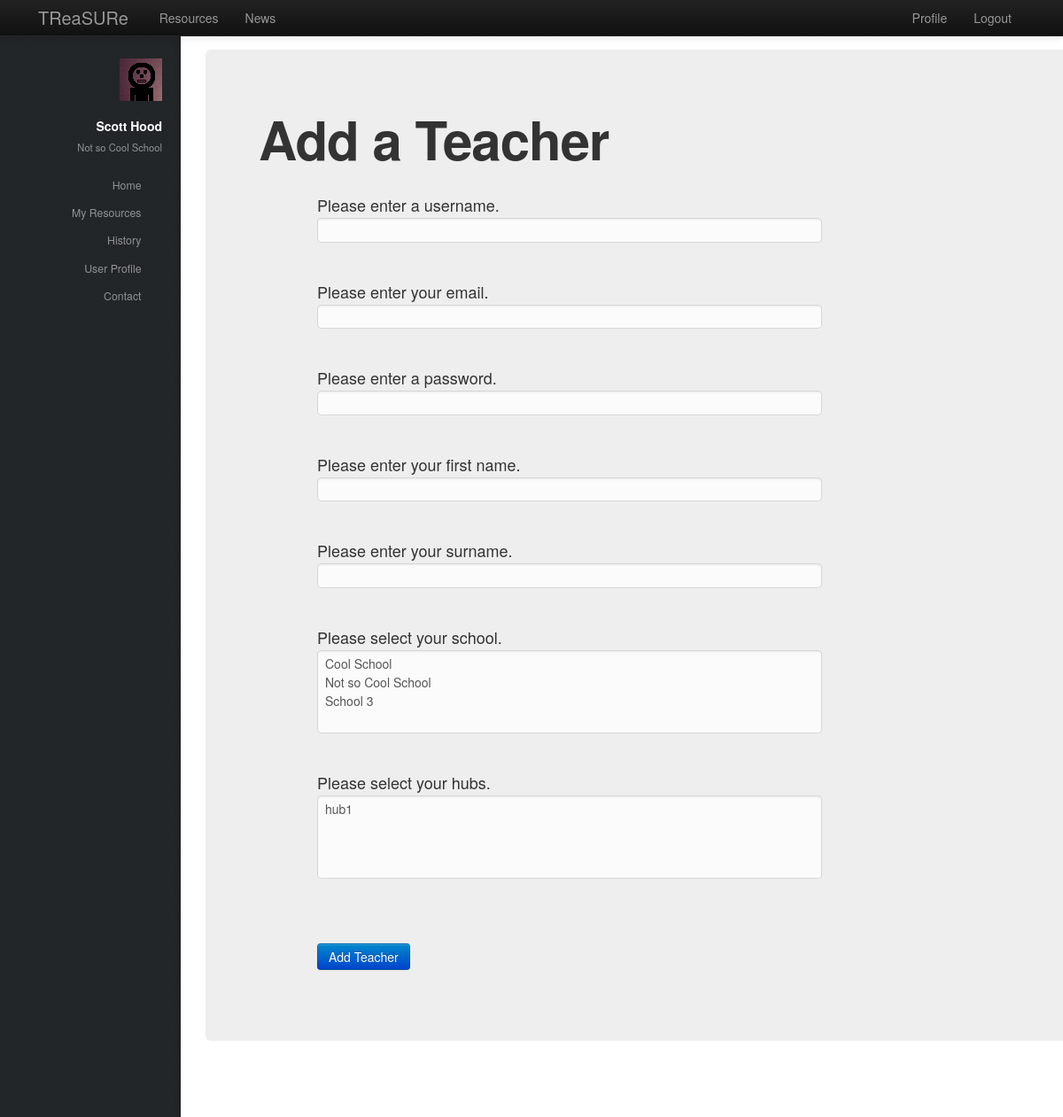
/treasure/register/ (signed in), run on an earlier commit of the app's database.
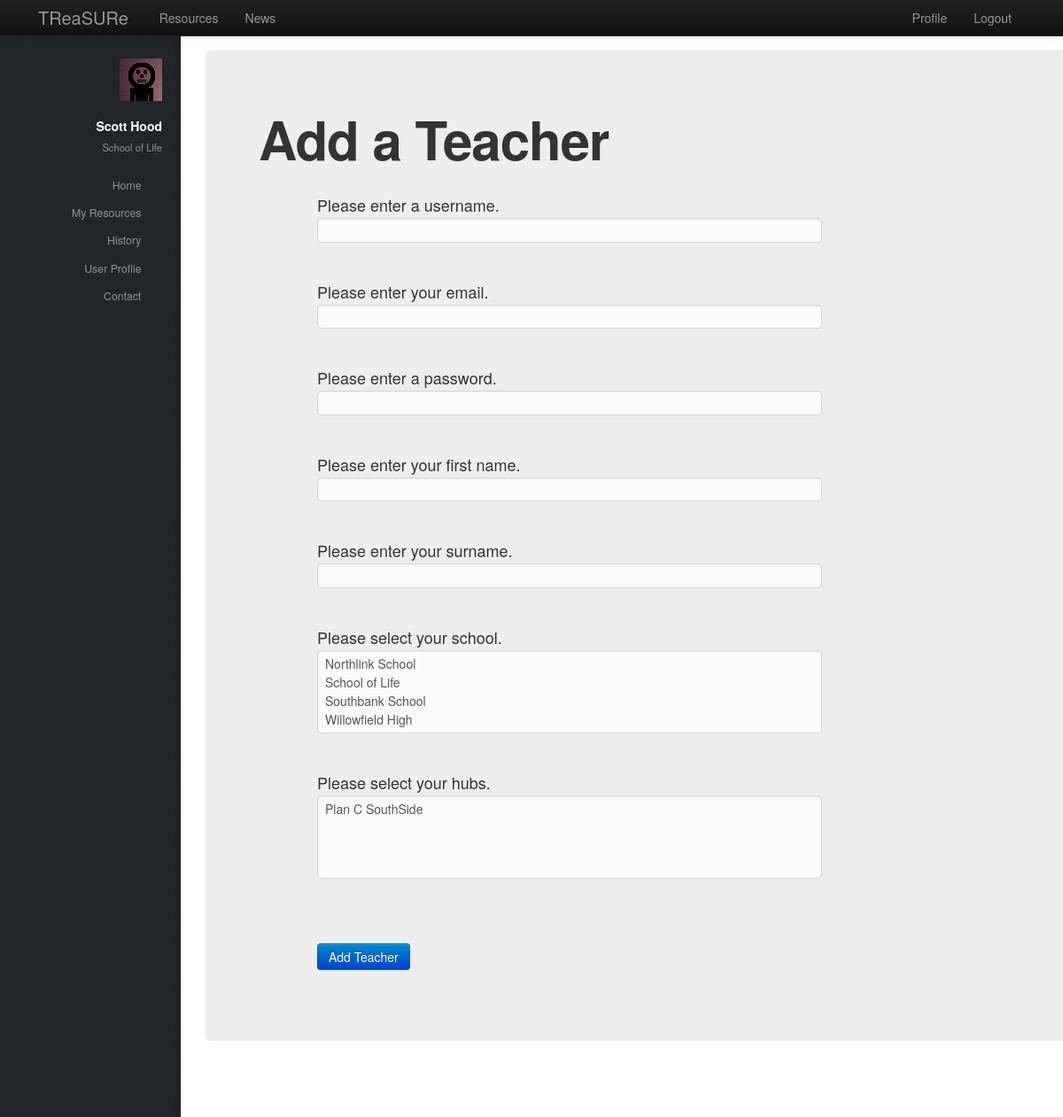
And on a later commit of the database.
### treasure/models.py (models this page shows, shortened)
class Teacher(models.Model):
    user = models.OneToOneField(User)
    firstname = models.CharField(max_length=128)
    surname = models.CharField(max_length=128)
    schools = models.ManyToManyField(School, null=True)
    hubs = models.ManyToManyField(Hub, null=True)

class School(models.Model):
    name = models.CharField(max_length=128)
    town = models.CharField(max_length=128)
    address = models.TextField()
    latitude = models.FloatField()
    longitude = models.FloatField()
    def __unicode__(self):
        return self.name

### treasure/views.py (the view)
def register(request):
    context = RequestContext(request)
    registered = False
    if request.method == 'POST':
        user_form = UserForm(data=request.POST)
        teacher_form = TeacherForm(data=request.POST)
        if user_form.is_valid() and teacher_form.is_valid():
            user = user_form.save()
            user.set_password(user.password)
            user.save()
            teacher = teacher_form.save(commit=False)
            teacher.user = user
            teacher.save()
            schools = teacher_form.cleaned_data['schools']
            for school in schools:
                teacher.schools.add(school)
            teacher.save()
            hubs = teacher_form.cleaned_data['hubs']
            for hub in hubs:
                teacher.hubs.add(hub)
            teacher.save()
            registered = True
        else:
            print "ERROR", user_form.errors, teacher_form.errors
    else:
        user_form = UserForm()
        teacher_form = TeacherForm()
    context_dict = sidebar(request)
    context_dict['user_form'] = user_form
    context_dict['teacher_form'] = teacher_form
    context_dict['registered'] = registered
    return render_to_response('treasure/register.html', context_dict, context)

### treasure/forms.py
class UserForm(forms.ModelForm):
    username = forms.CharField(help_text="Please enter a username.")
    email = forms.CharField(help_text="Please enter your email.")
    password = forms.CharField(widget=forms.PasswordInput(), help_text="Please enter a password.")
    class Meta:
        model = User
        fields = ('username', 'email', 'password')
        exclude = []

class TeacherForm(forms.ModelForm):
    firstname = forms.CharField(max_length=128, help_text="Please enter your first name.")
    surname = forms.CharField(max_length=128, help_text="Please enter your surname.")
    schools = forms.ModelMultipleChoiceField(queryset=School.objects.all().order_by('name'),
                                                required=False, help_text="Please select your school.")
    hubs = forms.ModelMultipleChoiceField(queryset=Hub.objects.all().order_by('name'),
                                                required=False, help_text="Please select your hubs.")
    class Meta:
        model = Teacher
        fields = ('firstname', 'surname', 'schools', 'hubs')
        exclude = []

### treasure/models.py (called while the page is built)
    def __unicode__(self):
        return self.name

### templates/treasure/register.html (shortened to what this page needs)
{% extends 'treasure/base.html' %}
{% load static %}
{% block body_block %}
<div class="hero-unit">
    <h1>Add a Teacher</h1>
    <br/>
    <div class="container">
        <form class="span6" id="register_teacher_form" method="post" action="/treasure/register/" enctype="multipart/form-data">
        {% if registered %}
            <p>Thank you for registering.</p>
            <p>Please <a href="/treasure/login/">Login</a></p>
        {% else %}
            {% for field in user_form.visible_fields %}
                {{ field.help_text }}<br/>
                {{ field }}<br/>
            {% endfor %}
            {% for field in teacher_form.visible_fields %}
                {{ field.help_text }}<br/>
                {{ field }}<br/>
            {% endfor %}
	{% endif %}
            <br/>
            <button class="btn btn-primary" type="submit" name="submit">Add Teacher</button>
        </form>
    </div>
</div>
{% endblock %}

### templates/treasure/base.html (shortened to what this page needs)
<!DOCTYPE html>
{% load static %}
<html>
    <head>
        <link href="{% static 'css/bootstrap-fluid-adj.css' %}" rel="stylesheet">
        <link href="{% static 'sidebar/css/main.css' %}" rel="stylesheet">
        <link href="{% static 'css/bootstrap.min.css' %}" rel="stylesheet" media="screen">
        <link rel="stylesheet" href="http://getbootstrap.com/examples/sticky-footer-navbar/sticky-footer-navbar.css">
        <link href="{% static 'css/bootstrap-responsive.css' %}" rel="stylesheet">
        <link href="{% static 'css/treasure.css' %}" rel="stylesheet">
    </head>
    <body>
        <div class="navbar navbar-inverse navbar-fixed-top">
           <div class="navbar-inner">
               <div class="container">
                   <a class="brand" href="/treasure/">TReaSURe</a>
                   <div class="nav-collapse collapse">
                       <ul class="nav pull-right">
                            {% if user.is_authenticated %}
                                <li><a href="/treasure/profile">Profile</a></li>
                            	<li><a href="/treasure/logout">Logout</a></li>
                            {% else %}
                            	<li><a href="/treasure/login">Login</a></li>
                            	<li><a href="/treasure/register">Register</a></li>
                            {% endif %}
                       </ul>
                       {% if user.is_authenticated %}
                       <ul class="nav">
                           <li><a href="/treasure/resources">Resources</a></li>
                           <li><a href="/treasure/about">News</a></li>
                       </ul>
                       {% endif %}
                   </div>
               </div>
           </div>
        </div>
        <div>
				<div id="header">
					<div class="top">
                       {% if user.is_authenticated %}
							<div id="logo">
								<span class="image avatar48"><img src="{% static 'images/avatar.jpg' %}" alt="" /></span>
								<h1 id="title">{{ user_firstname }} {{ user_surname }}</h1>
								<p>{{ user_school }}</p>
							</div>
	                   {% endif %}
                        <nav id="nav">
							<ul>
								{% if user.is_authenticated %}
									<li><a href="/treasure/" id="home-link" class="skel-layers-ignoreHref"><span>Home</span></a></li>
									<li><a href="/treasure/resources" class="skel-layers-ignoreHref"><span>My Resources</span></a></li>
									<li><a href="/treasure/about" class="skel-layers-ignoreHref"><span>History</span></a></li>
									<li><a href="/treasure/profile" class="skel-layers-ignoreHref"><span>User Profile</span></a></li>
									<li><a href="#contact" class="skel-layers-ignoreHref"><span>Contact</span></a></li>
								{% else %}
									<li><a href="/treasure/login"><span>Login</span></a></li>
									<li><a href="/treasure/register" class="skel-layers-ignoreHref"><span>Register</span></a></li>
								{% endif %}
							</ul>
						</nav>
					</div>
				</div>
			<div id="main">
				<section id="MainPage">
                    <div class="container">
                        {% block body_block%}{% endblock%}
                    </div>
                </section>
            </div>
        </div>
    </body>
</html>

What changed in the data, as far as the page shows it:
no longer on this page (row edited): School: name "Not so Cool School"
now on this page (row edited): School: name "School of Life"
changed School: name "Cool School" → "School of Life" (drawn)
Also different on the page:
form field schools: "Cool School / Not so Cool School / School 3" → "Northlink School / School of Life / Southbank School / Willowfield High"
form field hubs: "hub1" → "Plan C SouthSide"
